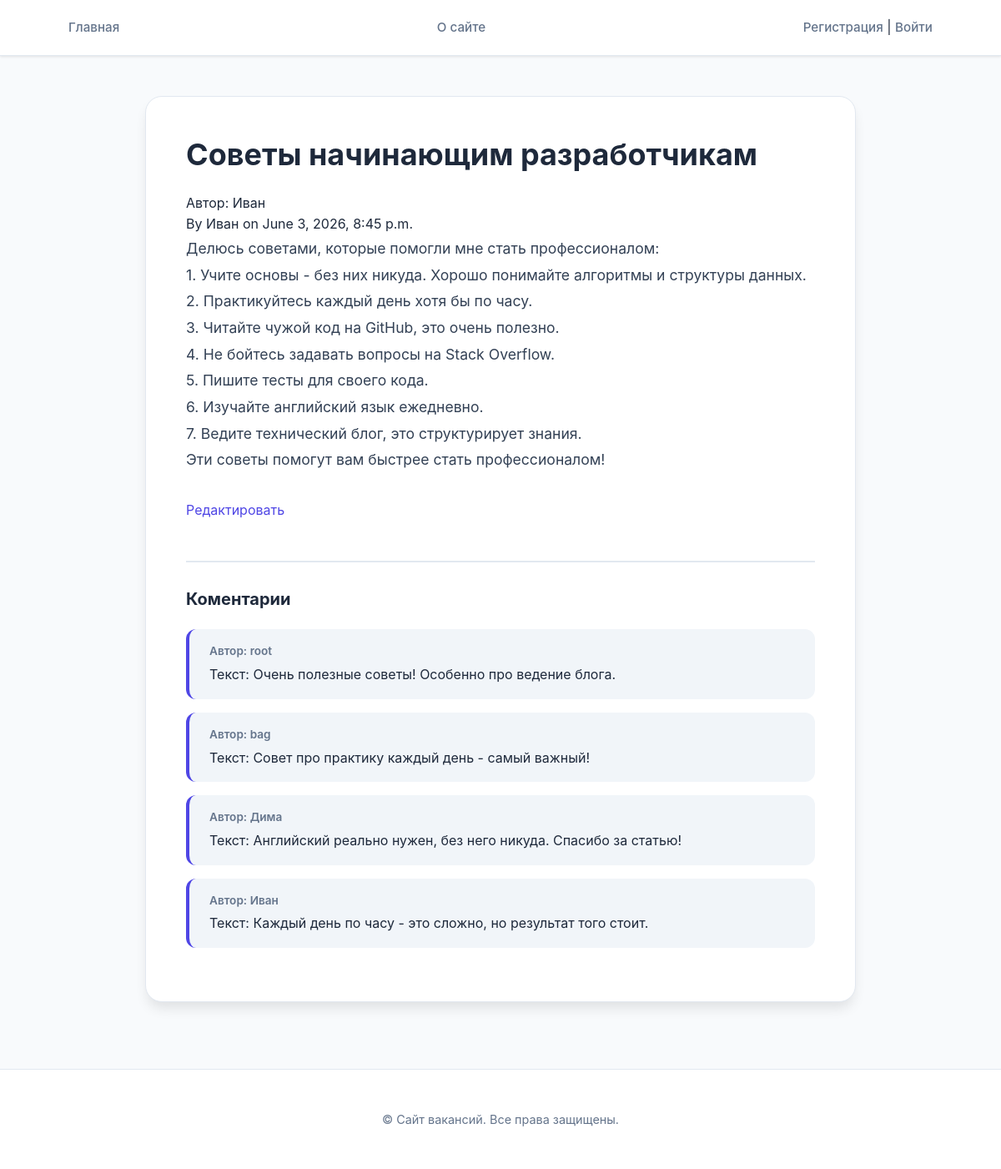
Screenshot of /post/3/ with the database file from the repository.
### core/models.py (models this page shows, shortened)
class Post(models.Model):
    class Status(models.IntegerChoices):
        DRAFT = 0, 'Черновик'
        PUBLISHED = 1, 'Опубликовано'
    title = models.CharField(max_length=200)
    content = models.TextField()
    status = models.IntegerField(choices=Status.choices, default=Status.DRAFT)
    author = models.ForeignKey("CustomUser", on_delete=models.CASCADE, related_name='posts')
    created_at = models.DateTimeField(auto_now_add=True)
    slug = models.SlugField(unique=True, blank=True)

class CustomUser(AbstractUser):
    avatar = models.ImageField(upload_to="media/users/%Y/%m/%d/", blank=True, null=True)
    birth_date = models.DateField(blank=True, null=True)
    def __str__(self):
        return self.username

class Comment(models.Model):
    text = models.TextField()
    post = models.ForeignKey("Post", related_name="comments", on_delete=models.CASCADE)
    user = models.ForeignKey("CustomUser", related_name='comments', on_delete=models.CASCADE)
    created_at = models.DateTimeField(auto_now_add=True)

### core/views.py (the view)
# urls.py: path("post/<int:pk>/", views.PostDetailView.as_view(), name="post_detail"),
class PostDetailView(DetailView):
    model = Post
    template_name = "core/post_detail.html"
    context_object_name = "post"
    def get_context_data(self, **kwargs):
        context = super().get_context_data(**kwargs)
        context["form"] = CommentForm()
        return context

### core/context_processors.py (called while the page is built)
def header_context(request):
    menu = [
        {"title": "Главная", "url_name": "home"},
        {"title": "О сайте", "url_name": "about"},
    ]
    return {"menu": menu}

def this_year(request):
    return {"year": datetime.now().year}

### core/templates/core/post_detail.html (shortened to what this page needs)
{% extends "base.html" %}
{% block content %}
    <div class="post-detail">
        <h1>{{ post.title }}</h1>
        <p>Автор: {{ post.author }}</p>
        <p>By {{ post.author }} on {{ post.created_at }}</p>
        <div class="post-content">
            {{ post.content|linebreaks }}
        </div>
        <p><a href="{% url 'post_update' post.pk %}">Редактировать</a></p>
        <div class="post-comments">
            <h2>Коментарии</h2>
            {% for comment in post.comments.all %}
                <div class="comment">
                    <p>Автор: {{ comment.user }}</p>
                    <p>Текст: {{ comment.text }}</p>
                </div>
            {% endfor %}
        </div>
    </div>
{% endblock content %}

### core/static/core/css/style.css (style rules this page uses)
:root { --primary-color: #4f46e5; --primary-hover: #4338ca; --bg-color: #f8fafc; --card-bg: #ffffff; --text-main: #1e293b; --text-muted: #64748b; --border-color: #e2e8f0; --accent-gradient: linear-gradient(135deg, #6366f1 0%, #a855f7 100%); --shadow-sm: 0 1px 3px rgba(0,0,0,0.1); --shadow-md: 0 4px 6px -1px rgba(0,0,0,0.1), 0 2px 4px -1px rgba(0,0,0,0.06); --shadow-lg: 0 10px 15px -3px rgba(0,0,0,0.1); --radius-md: 12px; --radius-lg: 20px; }
* { margin: 0; padding: 0; box-sizing: border-box; }
body { font-family: 'Inter', 'Segoe UI', Roboto, Helvetica, Arial, sans-serif; background-color: var(--bg-color); min-height: 100vh; color: var(--text-main); line-height: 1.6; }
h1, h2, h3 { color: var(--text-main); font-weight: 700; line-height: 1.2; }
h1 { font-size: 2.25rem; margin-bottom: 1.5rem; }
h2 { font-size: 1.5rem; margin-bottom: 1.25rem; }
a { color: var(--primary-color); text-decoration: none; transition: opacity 0.2s; }
.post-detail { background: var(--card-bg); border-radius: var(--radius-lg); padding: 3rem; box-shadow: var(--shadow-lg); border: 1px solid var(--border-color); }
.post-content { font-size: 1.1rem; color: #334155; margin-bottom: 2rem; line-height: 1.8; }
.post-comments { margin-top: 3rem; padding-top: 2rem; border-top: 2px solid var(--border-color); }
.post-comments h2 { font-size: 1.25rem; color: var(--text-main); margin-bottom: 1.5rem; display: flex; align-items: center; gap: 0.5rem; }
.comment { background: #f1f5f9; border-radius: 12px; padding: 1rem 1.5rem; margin-bottom: 1rem; border-left: 4px solid var(--primary-color); }
.comment p:first-child { font-weight: 600; font-size: 0.85rem; color: var(--text-muted); margin-bottom: 0.25rem; }
.comment p:last-child { color: var(--text-main); }

### rows the page displays
Post: title "Советы начинающим разработчикам", author "Иван", created_at "June 3, 2026, 8:45 p.m.", content "Делюсь советами, которые помогли мне стать профессионалом: 1. Учите основы - без них никуда. Хорошо понимайте алгоритмы и структуры данных. 2. Практикуйтесь каждый день хотя бы по часу. 3. Читайте чужой код на GitHub, это очень полезно. 4. Не бойтесь задавать вопросы на Stack Overflow. 5. Пишите тесты для своего кода. 6. Изучайте английский язык ежедневно. 7. Ведите технический блог, это структурирует знания. Эти советы помогут вам быстрее стать профессионалом!"
Comment: user "root", text "Очень полезные советы! Особенно про ведение блога."
Comment: user "bag", text "Совет про практику каждый день - самый важный!"
Comment: user "Дима", text "Английский реально нужен, без него никуда. Спасибо за статью!"
Comment: user "Иван", text "Каждый день по часу - это сложно, но результат того стоит."

### other values shown
{{ item.title }} "Главная" "О сайте"
